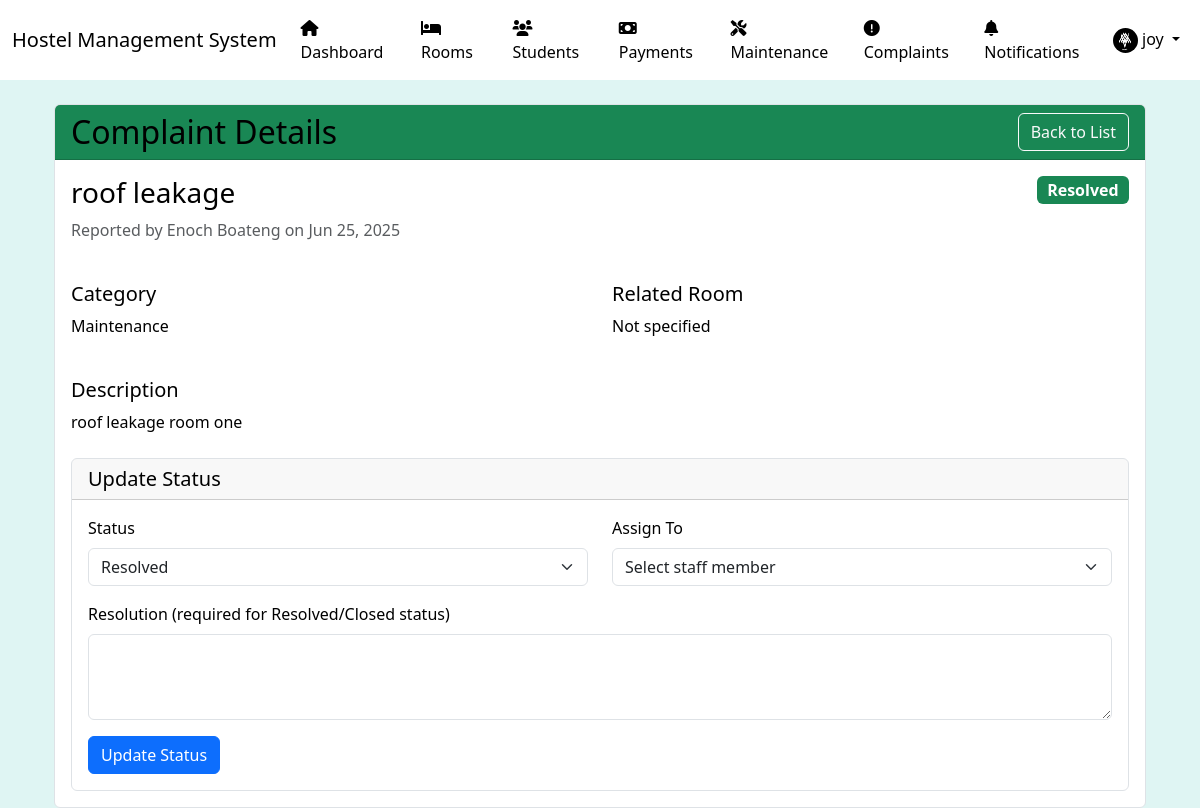
/complaints/2/ (signed in), run on the app's committed database.
### users/models.py (models this page shows, shortened)
class User(AbstractUser):
    USER_TYPE_CHOICES = (
        ('admin', 'Administrator'),
        ('staff', 'Staff'),
        ('student', 'Student'),
        ('parent', 'Parent/Guardian'),
    )
    THEME_CHOICES = (
        ('light', 'Light'),
        ('dark', 'Dark'),
    )
    user_type = models.CharField(max_length=20, choices=USER_TYPE_CHOICES, default='student')
    phone_number = models.CharField(max_length=15, blank=True)
    address = models.TextField(blank=True)
    profile_picture = models.ImageField(upload_to='profile_pics/', blank=True, null=True)
    date_of_birth = models.DateField(null=True, blank=True)
    emergency_contact = models.CharField(max_length=15, blank=True)
    theme_preference = models.CharField(max_length=10, choices=THEME_CHOICES, default='light')
    created_at = models.DateTimeField(auto_now_add=True)
    updated_at = models.DateTimeField(auto_now=True)
    class Meta:
        verbose_name = 'User'
        verbose_name_plural = 'Users'
    def is_admin(self):
        return self.user_type == 'admin'

### core/models.py (models this page shows, shortened)
class Complaint(models.Model):
    STATUS_CHOICES = (
        ('open', 'Open'),
        ('in_progress', 'In Progress'),
        ('resolved', 'Resolved'),
        ('closed', 'Closed'),
    )
    CATEGORY_CHOICES = (
        ('maintenance', 'Maintenance'),
        ('cleanliness', 'Cleanliness'),
        ('security', 'Security'),
        ('noise', 'Noise'),
        ('facility', 'Facility'),
        ('other', 'Other'),
    )
    title = models.CharField(max_length=200)
    description = models.TextField()
    category = models.CharField(max_length=20, choices=CATEGORY_CHOICES)
    status = models.CharField(max_length=20, choices=STATUS_CHOICES, default='open')
    room = models.ForeignKey(Room, on_delete=models.SET_NULL, null=True, related_name='complaints')
    reported_by = models.ForeignKey(User, on_delete=models.CASCADE, related_name='reported_complaints')
    assigned_to = models.ForeignKey(User, on_delete=models.SET_NULL, null=True, related_name='assigned_complaints')
    resolution = models.TextField(blank=True)
    resolved_at = models.DateTimeField(null=True, blank=True)
    created_at = models.DateTimeField(auto_now_add=True)
    updated_at = models.DateTimeField(auto_now=True)
    class Meta:
        verbose_name = 'Complaint'
        verbose_name_plural = 'Complaints'
        ordering = ['-created_at', 'status']

### core/views.py (the view, shortened to what this page needs)
# urls.py: path('complaints/<int:complaint_id>/', core_views.complaint_detail, name='complaint_detail'),
@login_required
def complaint_detail(request, complaint_id):
    complaint = get_object_or_404(Complaint, id=complaint_id)
    staff_members = User.objects.filter(is_staff=True)
    context = {
        'complaint': complaint,
        'status_choices': Complaint.STATUS_CHOICES,
        'staff_members': staff_members
    }
    return render(request, 'core/complaint_detail.html', context)

### core/templatetags/notification_tags.py (called while the page is built)
@register.simple_tag
def get_unread_notifications_count(user):
    return Notification.objects.filter(recipients=user).exclude(read_by=user).count()

### templates/core/complaint_detail.html (shortened to what this page needs)
{% extends 'base.html' %}
{% block content %}
<div class="container mt-4">
    <div class="card">
        <div class="card-header d-flex justify-content-between align-items-center bg-success">
            <h2 class="mb-0">Complaint Details</h2>
            <a href="{% url 'complaint_list' %}" class="btn btn-outline-light">Back to List</a>
        </div>
        <div class="card-body">
            <div class="row mb-4">
                <div class="col-md-8">
                    <h3>{{ complaint.title }}</h3>
                    <p class="text-muted">
                        Reported by {{ complaint.reported_by.get_full_name }} on {{ complaint.created_at|date:"M d, Y" }}
                    </p>
                </div>
                <div class="col-md-4 text-end">
                    <span class="badge {% if complaint.status == 'open' %}bg-danger{% elif complaint.status == 'in_progress' %}bg-warning{% elif complaint.status == 'resolved' %}bg-success{% else %}bg-secondary{% endif %} fs-6">
                        {{ complaint.get_status_display }}
                    </span>
                </div>
            </div>
            <div class="row mb-4">
                <div class="col-md-6">
                    <h5>Category</h5>
                    <p>{{ complaint.get_category_display }}</p>
                </div>
                <div class="col-md-6">
                    <h5>Related Room</h5>
                    <p>{% if complaint.room %}{{ complaint.room.number }} - {{ complaint.room.get_type_display }}{% else %}Not specified{% endif %}</p>
                </div>
            </div>
            <div class="mb-4">
                <h5>Description</h5>
                <p>{{ complaint.description }}</p>
            </div>
            {% if user.is_staff or user == complaint.reported_by %}
            <div class="card mt-4">
                <div class="card-header">
                    <h5 class="mb-0">Update Status</h5>
                </div>
                <div class="card-body">
                    <form method="post">
                        <div class="row">
                            <div class="col-md-6 mb-3">
                                <label for="status" class="form-label">Status</label>
                                <select class="form-select" id="status" name="status" required>
                                    {% for status_code, status_name in status_choices %}
                                    <option value="{{ status_code }}" {% if complaint.status == status_code %}selected{% endif %}>
                                        {{ status_name }}
                                    </option>
                                    {% endfor %}
                                </select>
                            </div>
                            {% if user.is_staff %}
                            <div class="col-md-6 mb-3">
                                <label for="assigned_to" class="form-label">Assign To</label>
                                <select class="form-select" id="assigned_to" name="assigned_to">
                                    <option value="">Select staff member</option>
                                </select>
                            </div>
                            {% endif %}
                        </div>
                        <div class="mb-3">
                            <label for="resolution" class="form-label">Resolution (required for Resolved/Closed status)</label>
                            <textarea class="form-control" id="resolution" name="resolution" rows="3">{{ complaint.resolution }}</textarea>
                        </div>
                        <button type="submit" class="btn btn-primary">Update Status</button>
                    </form>
                </div>
            </div>
            {% endif %}
        </div>
    </div>
</div>
{% endblock %}

### templates/base.html (shortened to what this page needs)
<!DOCTYPE html>
<html lang="en" data-theme="{{ user.theme_preference|default:'light' }}">
<head>
    <link href="https://cdn.jsdelivr.net/npm/bootstrap@5.3.0/dist/css/bootstrap.min.css" rel="stylesheet">
    <link href="https://cdnjs.cloudflare.com/ajax/libs/font-awesome/6.0.0/css/all.min.css" rel="stylesheet">
</head>
<body>
    {% if user.is_authenticated %}
    <nav class="navbar navbar-expand-lg navbar-light navbar-custom">
        <div class="container-fluid">
            <a class="navbar-brand" href="{% url 'dashboard' %}">Hostel Management System</a>
            <div class="collapse navbar-collapse" id="navbarNav">
                <ul class="navbar-nav me-auto">
                    {% if user.is_admin %}
                    <li class="nav-item">
                        <a class="nav-link" href="{% url 'dashboard' %}"><i class="fas fa-home"></i> Dashboard</a>
                    </li>
                    {% endif %}
                    <li class="nav-item">
                        <a class="nav-link" href="{% url 'room_list' %}"><i class="fas fa-bed"></i> Rooms</a>
                    </li>
                    <li class="nav-item">
                        <a class="nav-link" href="{% url 'student_list' %}"><i class="fas fa-users"></i> Students</a>
                    </li>
                    {% if user.is_admin %}
                    <li class="nav-item">
                        <a class="nav-link" href="{% url 'payment_list' %}"><i class="fas fa-money-bill"></i> Payments</a>
                    </li>
                    {% endif %}
                    <li class="nav-item">
                        <a class="nav-link" href="{% url 'maintenance_list' %}"><i class="fas fa-tools"></i> Maintenance</a>
                    </li>
                    <li class="nav-item">
                        <a class="nav-link" href="{% url 'complaint_list' %}"><i class="fas fa-exclamation-circle"></i> Complaints</a>
                    </li>
                    <li class="nav-item">
                        <a class="nav-link" href="{% url 'notification_list' %}">
                            <i class="fas fa-bell"></i> Notifications
                            {% load notification_tags %}
                            {% get_unread_notifications_count request.user as unread_count %}
                        </a>
                    </li>
                </ul>
                <ul class="navbar-nav">
                    <li class="nav-item dropdown">
                        <a class="nav-link dropdown-toggle" href="#" id="navbarDropdown" role="button" data-bs-toggle="dropdown">
                            {% if user.profile_picture %}
                                <img src="{{ user.profile_picture.url }}" alt="{{ user.username }}" class="rounded-circle" width="25" height="25">
                            {% else %}
                                <i class="fas fa-user"></i>
                            {% endif %}
                            {{ user.username }}
                        </a>
                    </li>
                </ul>
            </div>
        </div>
    </nav>
    {% endif %}
    <div class="container mt-4">
        {% block content %}{% endblock %}
    </div>
</body>
</html>

### templates/base.html (style rules this page uses)
:root[data-theme="light"] { --bg-color: #dff5f3; --text-color: #000000; --navbar-bg: #ffffff; --card-bg: #ffffff; --border-color: #dee2e6; --nav-text-color: #000000; --link-color: #000000; --link-hover-color: #333333; --input-bg: #ffffff; --input-text: #000000; --input-placeholder: #6c757d; }
body { background: var(--bg-color); color: var(--text-color); }
.navbar-custom { background-color: var(--navbar-bg) !important; position: relative; z-index: 1030; }
.navbar-custom .navbar-brand, .navbar-custom .nav-link, .navbar-custom .navbar-text { color: var(--nav-text-color) !important; }
.card { background-color: var(--card-bg); border-color: var(--border-color); color: var(--text-color); }
.form-control { background-color: var(--input-bg) !important; color: var(--input-text) !important; border-color: var(--border-color) !important; }
.form-control::placeholder { color: var(--input-placeholder) !important; opacity: 0.7 !important; }

### data on the page
User: profile_picture (picture), username "joy"
Complaint: title "roof leakage", reported_by.get_full_name "Enoch Boateng", created_at "Jun 25, 2025", status "Resolved", category "Maintenance", description "roof leakage room one"
